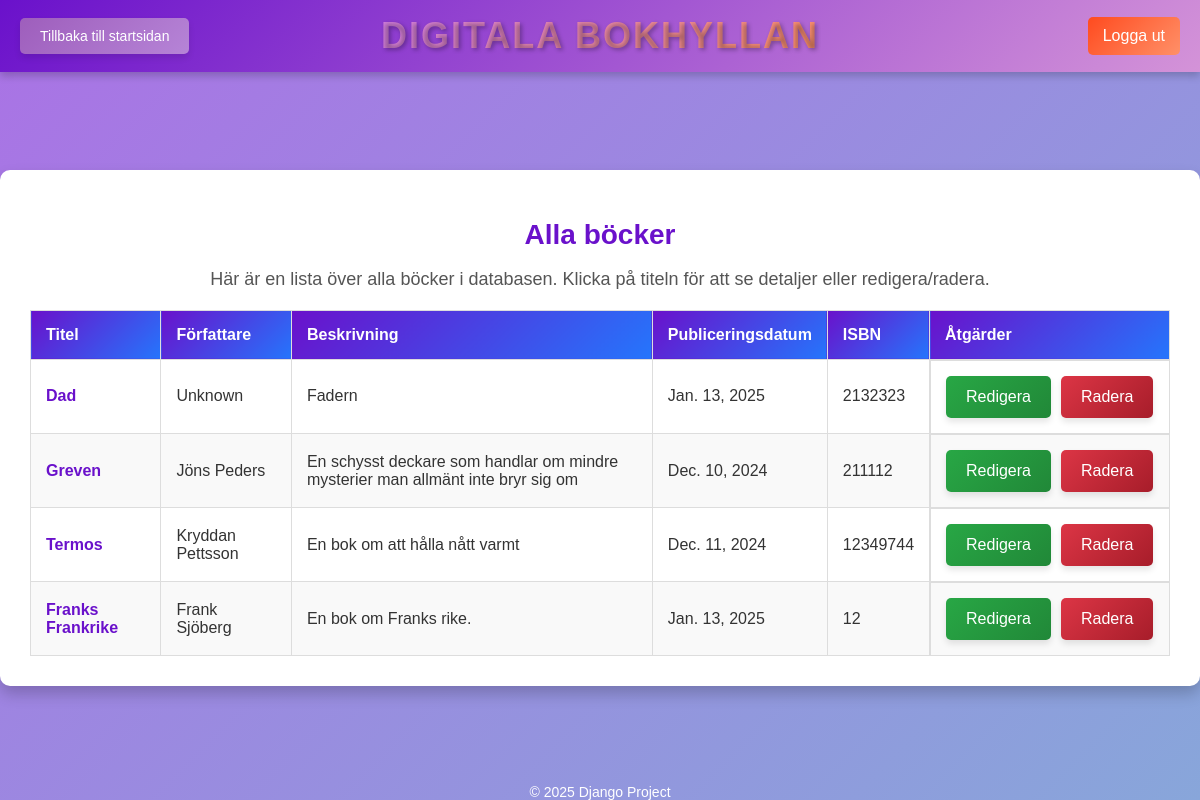
/api/books/ (signed in), run on the app's committed database.
### books/models.py (models this page shows, shortened)
class Book(models.Model):
    title = models.CharField(max_length=200)
    author = models.CharField(max_length=100)
    description = models.TextField(blank=True, null=True)
    published_date = models.DateField()
    isbn = models.CharField(max_length=13, unique=True)
    created_at = models.DateTimeField(auto_now_add=True)
    updated_at = models.DateTimeField(auto_now=True)

### books/views.py (the view)
# urls.py: path('books/', book_list, name='book-list'),  # Lista alla böcker
def book_list(request):
    books = Book.objects.all()  # Hämtar alla böcker från databasen
    return render(request, 'books/book_list.html', {'books': books})

### books/templates/books/book_list.html (shortened to what this page needs)
{% extends 'books/base.html' %}
{% block content %}
<div class="booklist-container">
    <h1 class="main-title">Alla böcker</h1>
    <p class="description">Här är en lista över alla böcker i databasen. Klicka på titeln för att se detaljer eller redigera/radera.</p>
    <table class="book-table">
        <thead>
            <tr>
                <th>Titel</th>
                <th>Författare</th>
                <th>Beskrivning</th>
                <th>Publiceringsdatum</th>
                <th>ISBN</th>
                <th>Åtgärder</th>
            </tr>
        </thead>
        <tbody>
            {% for book in books %}
            <tr>
                <td><a href="{% url 'book-detail' pk=book.id %}" class="table-link">{{ book.title }}</a></td>
                <td>{{ book.author }}</td>
                <td>{{ book.description }}</td>
                <td>{{ book.published_date }}</td>
                <td>{{ book.isbn }}</td>
                <td class="actions">
                    <a href="{% url 'edit-book' pk=book.id %}" class="btn edit-btn">Redigera</a>
                    <form action="{% url 'delete-book' pk=book.id %}" method="post" class="inline-form">
                        <button type="submit" class="btn delete-btn" onclick="return confirm('Är du säker på att du vill radera denna bok?')">Radera</button>
                    </form>
                </td>
            </tr>
            {% empty %}
            <tr>
                <td colspan="6" class="empty-message">Inga böcker finns tillgängliga.</td>
            </tr>
            {% endfor %}
        </tbody>
    </table>
</div>
{% endblock %}

### books/static/books/styles.css (style rules this page uses)
body { font-family: Arial, sans-serif; background: linear-gradient(135deg, #aa72e5, #88a6da); color: #333; margin: 0; display: flex; flex-direction: column; min-height: 100vh; }
.main-title { color: #6a11cb; font-size: 32px; text-align: center; margin-bottom: 15px; }
.description { font-size: 18px; text-align: center; color: #555; margin-bottom: 20px; }
.btn { display: inline-block; padding: 10px 20px; font-size: 16px; text-align: center; text-decoration: none; color: white; background: linear-gradient(135deg, #6a11cb, #2575fc); border-radius: 5px; cursor: pointer; transition: background 0.3s ease; }
.booklist-container { max-width: 1200px; margin: 40px auto; padding: 30px; background: #ffffff; border-radius: 10px; box-shadow: 0 8px 15px rgba(0, 0, 0, 0.2); }
.book-table { width: 100%; border-collapse: collapse; font-size: 16px; margin-top: 20px; }
.book-table th { background: linear-gradient(135deg, #6a11cb, #2575fc); color: white; padding: 15px; text-align: left; border: 1px solid #ddd; font-weight: bold; }
.book-table td { padding: 15px; border: 1px solid #ddd; vertical-align: middle; color: #333; }
.book-table tr:nth-child(even) { background: #f9f9f9; }
.table-link { color: #6a11cb; font-weight: bold; text-decoration: none; }
.actions { display: flex; gap: 10px; }
.btn { display: inline-block; padding: 10px 15px; font-size: 14px; text-align: center; text-decoration: none; color: white; background: linear-gradient(135deg, #6a11cb, #2575fc); border-radius: 5px; cursor: pointer; transition: background 0.3s ease; border: none; }
.edit-btn { background: linear-gradient(135deg, #28a745, #218838); }
.delete-btn { background: linear-gradient(135deg, #dc3545, #a71d2a); }
.main-title { color: #6a11cb; font-size: 28px; text-align: center; margin-bottom: 15px; }
.btn { display: inline-block; padding: 12px 20px; font-size: 16px; color: #fff; text-align: center; text-decoration: none; border-radius: 5px; cursor: pointer; transition: background 0.3s ease, box-shadow 0.3s ease; box-shadow: 0 4px 6px rgba(0, 0, 0, 0.1); }
.main-title { font-size: 28px; color: #6a11cb; text-align: center; margin-bottom: 15px; }
.description { font-size: 18px; color: #555; text-align: center; margin-bottom: 20px; }

### data on the page
Book: title "Dad", author "Unknown", description "Fadern", published_date "Jan. 13, 2025", isbn "2132323"
Book: title "Greven", author "Jöns Peders", description "En schysst deckare som handlar om mindre mysterier man allmänt inte bryr sig om", published_date "Dec. 10, 2024", isbn "211112"
Book: title "Termos", author "Kryddan Pettsson", description "En bok om att hålla nått varmt", published_date "Dec. 11, 2024", isbn "12349744"
Book: title "Franks Frankrike", author "Frank Sjöberg", description "En bok om Franks rike.", published_date "Jan. 13, 2025", isbn "12"
